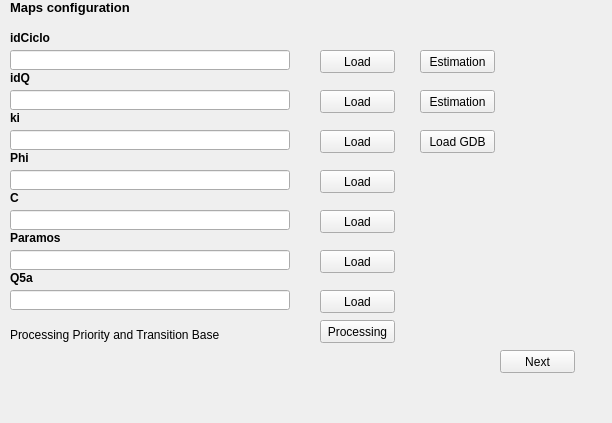
            <widget class="QWidget" name="page_6">
             <property name="geometry">
              <rect>
               <x>0</x>
               <y>0</y>
               <width>612</width>
               <height>423</height>
              </rect>
             </property>
             <attribute name="label">
              <string>Step 6 - Maps Part 2</string>
             </attribute>
             <widget class="QLabel" name="label_27">
              <property name="geometry">
               <rect>
                <x>10</x>
                <y>0</y>
                <width>351</width>
                <height>16</height>
               </rect>
              </property>
              <property name="font">
               <font>
                <pointsize>9</pointsize>
                <weight>75</weight>
                <bold>true</bold>
               </font>
              </property>
              <property name="text">
               <string>&lt;html&gt;&lt;head/&gt;&lt;body&gt;&lt;p&gt;&lt;span style=&quot; font-size:10pt;&quot;&gt;Maps configuration&lt;/span&gt;&lt;/p&gt;&lt;/body&gt;&lt;/html&gt;</string>
              </property>
             </widget>
             <widget class="QLineEdit" name="Path_Raster_ki">
              <property name="geometry">
               <rect>
                <x>10</x>
                <y>130</y>
                <width>280</width>
                <height>20</height>
               </rect>
              </property>
             </widget>
             <widget class="QPushButton" name="Button_Load_idCiclo">
              <property name="geometry">
               <rect>
                <x>320</x>
                <y>50</y>
                <width>75</width>
                <height>23</height>
               </rect>
              </property>
              <property name="text">
               <string>Load</string>
              </property>
             </widget>
             <widget class="QPushButton" name="Button_Load_idQ">
              <property name="geometry">
               <rect>
                <x>320</x>
                <y>90</y>
                <width>75</width>
                <height>23</height>
               </rect>
              </property>
              <property name="text">
               <string>Load</string>
              </property>
             </widget>
             <widget class="QPushButton" name="Button_Estimacion_idQ">
              <property name="geometry">
               <rect>
                <x>420</x>
                <y>90</y>
                <width>75</width>
                <height>23</height>
               </rect>
              </property>
              <property name="text">
               <string>Estimation</string>
              </property>
             </widget>
             <widget class="QPushButton" name="Button_Load_C">
              <property name="geometry">
               <rect>
                <x>320</x>
                <y>210</y>
                <width>75</width>
                <height>23</height>
               </rect>
              </property>
              <property name="text">
               <string>Load</string>
              </property>
             </widget>
             <widget class="QPushButton" name="Button_Load_phi">
              <property name="geometry">
               <rect>
                <x>320</x>
                <y>170</y>
                <width>75</width>
                <height>23</height>
               </rect>
              </property>
              <property name="text">
               <string>Load</string>
              </property>
             </widget>
             <widget class="QLineEdit" name="Path_Raster_idCiclo">
              <property name="geometry">
               <rect>
                <x>10</x>
                <y>50</y>
                <width>280</width>
                <height>20</height>
               </rect>
              </property>
             </widget>
             <widget class="QPushButton" name="Button_Load_Paramos">
              <property name="geometry">
               <rect>
                <x>320</x>
                <y>250</y>
                <width>75</width>
                <height>23</height>
               </rect>
              </property>
              <property name="text">
               <string>Load</string>
              </property>
             </widget>
             <widget class="QPushButton" name="Button_Estimacion_ki">
              <property name="geometry">
               <rect>
                <x>420</x>
                <y>130</y>
                <width>75</width>
                <height>23</height>
               </rect>
              </property>
              <property name="text">
               <string>Load GDB</string>
              </property>
             </widget>
             <widget class="QPushButton" name="Button_Estimacion_idCiclo">
              <property name="geometry">
               <rect>
                <x>420</x>
                <y>50</y>
                <width>75</width>
                <height>23</height>
               </rect>
              </property>
              <property name="text">
               <string>Estimation</string>
              </property>
             </widget>
             <widget class="QLabel" name="label_33">
              <property name="geometry">
               <rect>
                <x>10</x>
                <y>270</y>
                <width>131</width>
                <height>16</height>
               </rect>
              </property>
              <property name="text">
               <string>&lt;html&gt;&lt;head/&gt;&lt;body&gt;&lt;p&gt;&lt;span style=&quot; font-weight:600;&quot;&gt;Q5a&lt;/span&gt;&lt;/p&gt;&lt;/body&gt;&lt;/html&gt;</string>
              </property>
             </widget>
             <widget class="QLabel" name="label_30">
              <property name="geometry">
               <rect>
                <x>10</x>
                <y>150</y>
                <width>131</width>
                <height>16</height>
               </rect>
              </property>
              <property name="text">
               <string>&lt;html&gt;&lt;head/&gt;&lt;body&gt;&lt;p&gt;&lt;span style=&quot; font-weight:600;&quot;&gt;Phi&lt;/span&gt;&lt;/p&gt;&lt;/body&gt;&lt;/html&gt;</string>
              </property>
             </widget>
             <widget class="QLabel" name="label_28">
              <property name="geometry">
               <rect>
                <x>10</x>
                <y>110</y>
                <width>131</width>
                <height>16</height>
               </rect>
              </property>
              <property name="text">
               <string>&lt;html&gt;&lt;head/&gt;&lt;body&gt;&lt;p&gt;&lt;span style=&quot; font-weight:600;&quot;&gt;ki&lt;/span&gt;&lt;/p&gt;&lt;/body&gt;&lt;/html&gt;</string>
              </property>
             </widget>
             <widget class="QPushButton" name="Button_Load_ki">
              <property name="geometry">
               <rect>
                <x>320</x>
                <y>130</y>
                <width>75</width>
                <height>23</height>
               </rect>
              </property>
              <property name="text">
               <string>Load</string>
              </property>
             </widget>
             <widget class="QPushButton" name="Button_Step_6">
              <property name="geometry">
               <rect>
                <x>500</x>
                <y>350</y>
                <width>75</width>
                <height>23</height>
               </rect>
              </property>
              <property name="text">
               <string>Next</string>
              </property>
             </widget>
             <widget class="QLineEdit" name="Path_Raster_Q5a">
              <property name="geometry">
               <rect>
                <x>10</x>
                <y>290</y>
                <width>280</width>
                <height>20</height>
               </rect>
              </property>
             </widget>
             <widget class="QLabel" name="label_31">
              <property name="geometry">
               <rect>
                <x>10</x>
                <y>190</y>
                <width>131</width>
                <height>16</height>
               </rect>
              </property>
              <property name="text">
               <string>&lt;html&gt;&lt;head/&gt;&lt;body&gt;&lt;p&gt;&lt;span style=&quot; font-weight:600;&quot;&gt;C&lt;/span&gt;&lt;/p&gt;&lt;/body&gt;&lt;/html&gt;</string>
              </property>
             </widget>
             <widget class="QLabel" name="label_29">
              <property name="geometry">
               <rect>
                <x>10</x>
                <y>70</y>
                <width>131</width>
                <height>16</height>
               </rect>
              </property>
              <property name="text">
               <string>&lt;html&gt;&lt;head/&gt;&lt;body&gt;&lt;p&gt;&lt;span style=&quot; font-weight:600;&quot;&gt;idQ&lt;/span&gt;&lt;/p&gt;&lt;/body&gt;&lt;/html&gt;</string>
              </property>
             </widget>
             <widget class="QLabel" name="label_32">
              <property name="geometry">
               <rect>
                <x>10</x>
                <y>30</y>
                <width>131</width>
                <height>16</height>
               </rect>
              </property>
              <property name="text">
               <string>&lt;html&gt;&lt;head/&gt;&lt;body&gt;&lt;p&gt;&lt;span style=&quot; font-weight:600;&quot;&gt;idCiclo&lt;/span&gt;&lt;/p&gt;&lt;/body&gt;&lt;/html&gt;</string>
              </property>
             </widget>
             <widget class="QPushButton" name="Button_Run_P_T">
              <property name="geometry">
               <rect>
                <x>320</x>
                <y>320</y>
                <width>75</width>
                <height>23</height>
               </rect>
              </property>
              <property name="text">
               <string>Processing</string>
              </property>
             </widget>
             <widget class="QLabel" name="label_34">
              <property name="geometry">
               <rect>
                <x>10</x>
                <y>230</y>
                <width>131</width>
                <height>16</height>
               </rect>
              </property>
              <property name="text">
               <string>&lt;html&gt;&lt;head/&gt;&lt;body&gt;&lt;p&gt;&lt;span style=&quot; font-weight:600;&quot;&gt;Paramos&lt;/span&gt;&lt;/p&gt;&lt;/body&gt;&lt;/html&gt;</string>
              </property>
             </widget>
             <widget class="QLineEdit" name="Path_Raster_C">
              <property name="geometry">
               <rect>
                <x>10</x>
                <y>210</y>
                <width>280</width>
                <height>20</height>
               </rect>
              </property>
             </widget>
             <widget class="QLabel" name="label_35">
              <property name="geometry">
               <rect>
                <x>10</x>
                <y>310</y>
                <width>261</width>
                <height>51</height>
               </rect>
              </property>
              <property name="text">
               <string>&lt;html&gt;&lt;head/&gt;&lt;body&gt;&lt;p&gt;Processing Priority and Transition Base&lt;/p&gt;&lt;/body&gt;&lt;/html&gt;</string>
              </property>
             </widget>
             <widget class="QLineEdit" name="Path_Raster_idQ">
              <property name="geometry">
               <rect>
                <x>10</x>
                <y>90</y>
                <width>280</width>
                <height>20</height>
               </rect>
              </property>
             </widget>
             <widget class="QLineEdit" name="Path_Raster_Paramos">
              <property name="geometry">
               <rect>
                <x>10</x>
                <y>250</y>
                <width>280</width>
                <height>20</height>
               </rect>
              </property>
             </widget>
             <widget class="QPushButton" name="Button_Load_Q5a">
              <property name="geometry">
               <rect>
                <x>320</x>
                <y>290</y>
                <width>75</width>
                <height>23</height>
               </rect>
              </property>
              <property name="text">
               <string>Load</string>
              </property>
             </widget>
             <widget class="QLineEdit" name="Path_Raster_phi">
              <property name="geometry">
               <rect>
                <x>10</x>
                <y>170</y>
                <width>280</width>
                <height>20</height>
               </rect>
              </property>
             </widget>
            </widget>
